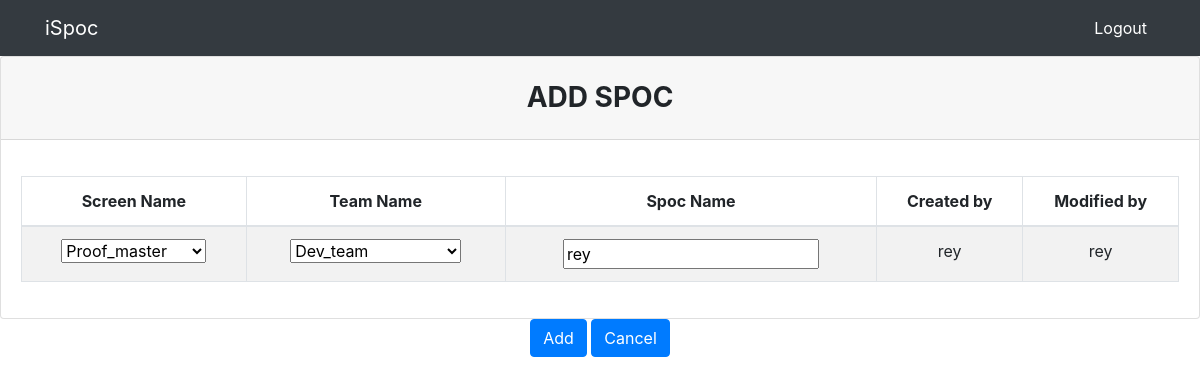
Before: /edit/1 (signed in) with the older database file.
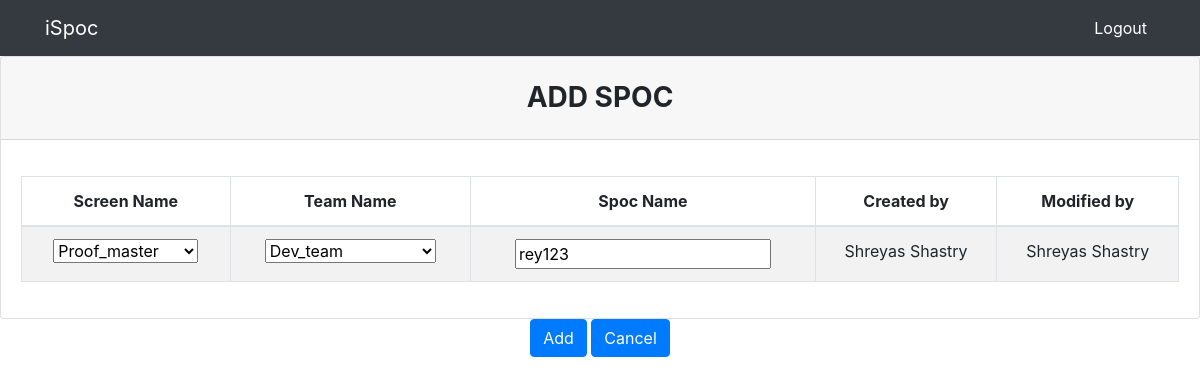
After: the same page with the newer database file.
### spoc/models.py (models this page shows)
class Spoc(models.Model):
    id = models.AutoField(primary_key=True)
    screen_name =  models.CharField(max_length=50,choices=screen_name_choices,null=True)
    team_name =  models.CharField(max_length=50,choices=team_name_choices,null=True)
    spoc_name =  models.CharField(max_length=50,null=True)
    created_date = models.DateField(auto_now_add=True)
    created_by = models.CharField(max_length=50,null=True)
    modified_date = models.DateField(auto_now_add=True)
    modified_by = models.CharField(max_length=50,null=True)
    is_delete = models.BooleanField(default=False)
    is_approve = models.BooleanField(default=False)

### spoc/views.py (the view, shortened to what this page needs)
# urls.py: path('edit/<int:pk>', views.edit, name='spoc-edit'),
def edit(request, pk):
    spoc = Spoc.objects.get(id=pk)
    form = SpocTableForm(instance=spoc)
    luser = User.objects.get(username=request.user)
    context = {
        'form':form,
        'profile' : str(spoc.created_by)
    }
    return render(request, 'spoc/newentry.html', context)

### spoc/forms.py
class SpocTableForm(forms.ModelForm):
	class Meta:
		model = Spoc
		fields = '__all__'

### templates/spoc/newentry.html (shortened to what this page needs)
{%extends 'partials/base.html'%}
{%block content%}
<form action="" method="POST">
  <div class="card">
      <h3 class="card-header text-center font-weight-bold text-uppercase py-4">
        Add Spoc
      </h3>
      <div class="card-body">
        <div id="table" class="table-editable">
          <table class="table table-bordered table-responsive-md table-striped text-center">
            <thead>
              <tr>
                  <th class="text-center">Screen Name</th>
                  <th class="text-center">Team Name</th>
                  <th class="text-center">Spoc Name</th>
                  <th class="text-center">Created by</th>
                  <th class="text-center">Modified by</th>
              </tr>
            </thead>
            <tbody>
              <tr>
                <td>{{form.screen_name}}</td>
                <td>{{form.team_name}}</td>
                <td>{{form.spoc_name}}</td>
                <td>{{profile}}</td>
                <td>{{profile}}</td>
              </tr>
            </tbody>
          </table>
        </div>
      </div>
    </div>
    <div class="col-md-12  text-center">
      <button class="btn btn-primary text-right" type="submit">Add</button>
      <button type="submit" class="btn btn-primary text-right" onclick="location.href='{% url 'spoc-view'%}'">Cancel</button>
    </div>
</form>
{%endblock%}

Changed rows visible on the page:
changed Spoc "Proof_master": spoc_name "rey" → "rey123"; created_by "rey" → "Shreyas Shastry"
